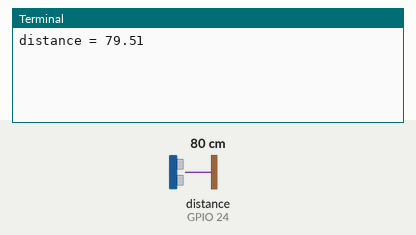
A program run on a simulated Raspberry Pi (BCM pin numbers). On the bench: the last lines printed to the terminal. Inputs (shaded band) come from the test bench; at power-on: distance to the obstacle (sensor on GPIO 24) 80 cm. The echo pulse lasts 58.3 µs per cm; the clock reads 2024-03-15 10:24:30 at power-on unless the program sets it.

Above: at 1.2 s.
1.3 s: distance to the obstacle (sensor on GPIO 24) set to 4 cm
At 5.1 s:
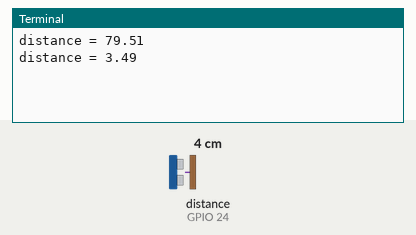
5.9 s: distance to the obstacle (sensor on GPIO 24) set to 2 cm
At 11.7 s:
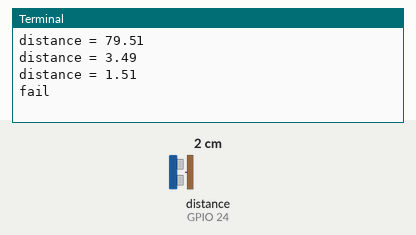

Measured:
- the behaviour switches between 3 and 2 cm on distance to the obstacle (sensor on GPIO 24) (found by bisection; images 1 and 2)
- after the input at 1.3 s, the terminal: prints a new line after 2.7 s (image 1)
- after the input at 5.9 s, the terminal: prints a new line after 1.6 s (image 2)

The program:

hcsr04_test.py
```python
from time import sleep, time

try:
    import RPi.GPIO as GPIO
except:
    print ">>> datalog_app: !!could not load RPi.GPIO module"


try:
    import signal
except:
    print "signal cannot be imported"


class Timeout:
    def __init__(self, seconds=1, error_message='Timeout'):
        self.seconds = seconds
        self.error_message = error_message
    def handle_timeout(self, signum, frame):
        raise BaseException(self.error_message)
    def __enter__(self):
        signal.signal(signal.SIGALRM, self.handle_timeout)
        signal.setitimer(signal.ITIMER_REAL, self.seconds)
    def __exit__(self, type, value, traceback):
        signal.alarm(0)


def _read_hcsr04(pin_trig, pin_echo):
    """
    this is a sensor to measure distances
    """
    with Timeout(seconds=2.):
        GPIO.setmode(GPIO.BCM)

        #pin_trig = 23
        #pin_echo = 24

        GPIO.setup(pin_trig,GPIO.OUT)
        GPIO.setup(pin_echo,GPIO.IN)

        #sending the triger signal
        GPIO.output(pin_trig, False)
        sleep(0.5) #wait for sensor to settle
        GPIO.output(pin_trig, True)
        sleep(0.00001)
        GPIO.output(pin_trig, False)

        #reading the echo signal
        while GPIO.input(pin_echo) == 0:
            pass
        pulse_start = time()
        while GPIO.input(pin_echo) == 1:
            pass
        pulse_end = time()
        pulse_duration = pulse_end - pulse_start

        #measuring distance
        distance = pulse_duration * 17150
        distance = round(distance, 2)
        distance = distance - 0.5
        if distance > 2 - 0.5 and distance < 400 -0.5:
            return distance
        else:
            raise BaseException('distance is out of acceptable range %s' %distance)


if True:
    pin_trig = 23
    pin_echo = 24
    while True:
        try:
            d = _read_hcsr04(pin_trig, pin_echo)
            print "distance = %s" %d
        except:
            print "fail"

        sleep(3)
```
